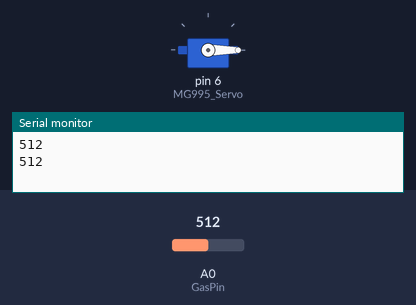
Simulated run of this sketch. Board: Arduino Uno, built with avr-gcc and run on an emulated ATmega328P. Parts: servo, the last lines printed to the serial monitor. Inputs (shaded band) come from the test bench; at power-on: A0 (GasPin) = 512.

Above: at 2.8 s.
2.9 s: A0 (GasPin) set to 840
5.6 s: A0 (GasPin) set to 862
At 6.6 s:
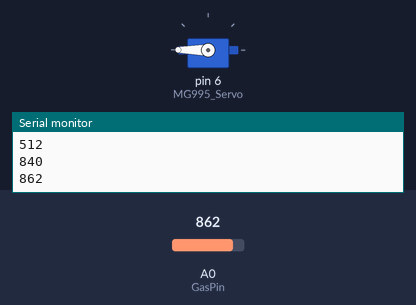
8.3 s: A0 (GasPin) set to 716
At 10.8 s:
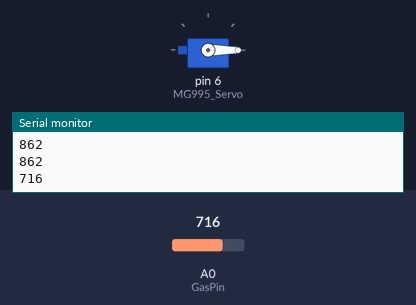
11.5 s: A0 (GasPin) set to 860
At 12.4 s:
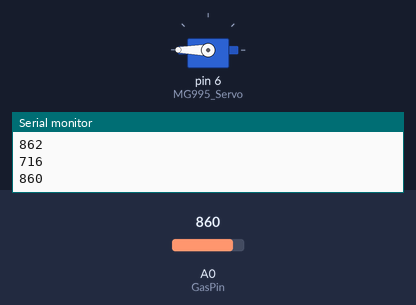
Timing chart, 0 to 14.5 s (numbered marks = the images above; inputs shaded):
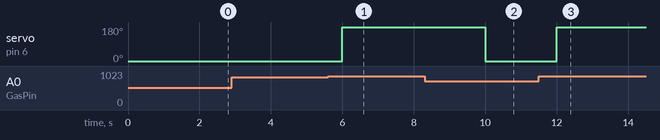

The sketch:

Gas_Servo.ino
```cpp
#include <Servo.h>
#define Servo_PWM 6

Servo MG995_Servo;

int GasPin = 0;
int val;

void setup() {
  MG995_Servo.attach(6);
  Serial.begin(9600);
}

void loop() {
  val = analogRead(GasPin);
  Serial.println(val, DEC);
  if(val > 850){
    MG995_Servo.write(180);
    delay(2000);
  }
  else{
    MG995_Servo.write(0);
    delay(2000);
  }
}
```

Measured:
- the behaviour switches between 850 and 851 on A0 (GasPin) (found by bisection; images 0 and 1)
- after the input at 5.6 s, servo on pin 6 (MG995_Servo): 0° → 180° after 0.40 s
- after the input at 8.3 s, servo on pin 6 (MG995_Servo): 180° → 0° after 1.7 s
- after the input at 11.5 s, servo on pin 6 (MG995_Servo): 0° → 180° after 0.50 s
